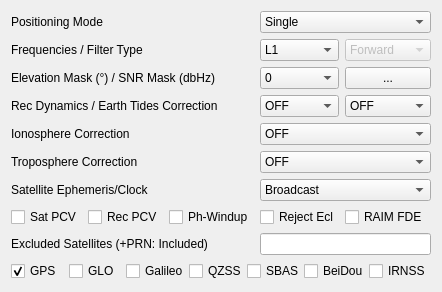
     <widget class="QWidget" name="TabSheet1">
      <property name="toolTip">
       <string/>
      </property>
      <attribute name="title">
       <string>Setting&amp;1</string>
      </attribute>
      <layout class="QGridLayout" name="gridLayout">
       <item row="3" column="0" colspan="6">
        <widget class="QLabel" name="Label3">
         <property name="enabled">
          <bool>true</bool>
         </property>
         <property name="toolTip">
          <string/>
         </property>
         <property name="text">
          <string>Rec Dynamics / Earth Tides Correction</string>
         </property>
        </widget>
       </item>
       <item row="3" column="6" colspan="2">
        <widget class="QComboBox" name="DynamicModel">
         <property name="enabled">
          <bool>true</bool>
         </property>
         <property name="toolTip">
          <string/>
         </property>
         <item>
          <property name="text">
           <string>OFF</string>
          </property>
         </item>
         <item>
          <property name="text">
           <string>ON</string>
          </property>
         </item>
        </widget>
       </item>
       <item row="3" column="8">
        <widget class="QComboBox" name="TideCorr">
         <property name="enabled">
          <bool>true</bool>
         </property>
         <property name="toolTip">
          <string/>
         </property>
         <item>
          <property name="text">
           <string>OFF</string>
          </property>
         </item>
         <item>
          <property name="text">
           <string>Solid</string>
          </property>
         </item>
        </widget>
       </item>
       <item row="4" column="0" colspan="4">
        <widget class="QLabel" name="Label8">
         <property name="enabled">
          <bool>true</bool>
         </property>
         <property name="toolTip">
          <string/>
         </property>
         <property name="text">
          <string>Ionosphere Correction</string>
         </property>
        </widget>
       </item>
       <item row="5" column="0" colspan="4">
        <widget class="QLabel" name="Label9">
         <property name="enabled">
          <bool>true</bool>
         </property>
         <property name="toolTip">
          <string/>
         </property>
         <property name="text">
          <string>Troposphere Correction</string>
         </property>
        </widget>
       </item>
       <item row="5" column="6" colspan="3">
        <widget class="QComboBox" name="TropOpt">
         <property name="enabled">
          <bool>true</bool>
         </property>
         <property name="toolTip">
          <string/>
         </property>
         <item>
          <property name="text">
           <string>OFF</string>
          </property>
         </item>
         <item>
          <property name="text">
           <string>Saastamoinen</string>
          </property>
         </item>
         <item>
          <property name="text">
           <string>SBAS</string>
          </property>
         </item>
         <item>
          <property name="text">
           <string>Estimate ZTD</string>
          </property>
         </item>
         <item>
          <property name="text">
           <string>Estimate ZTD+Grad</string>
          </property>
         </item>
        </widget>
       </item>
       <item row="1" column="6" colspan="2">
        <widget class="QComboBox" name="Freq">
         <property name="enabled">
          <bool>true</bool>
         </property>
         <property name="toolTip">
          <string/>
         </property>
         <item>
          <property name="text">
           <string>L1</string>
          </property>
         </item>
         <item>
          <property name="text">
           <string>L1+L2</string>
          </property>
         </item>
        </widget>
       </item>
       <item row="1" column="8">
        <widget class="QComboBox" name="Solution">
         <property name="enabled">
          <bool>false</bool>
         </property>
         <property name="toolTip">
          <string/>
         </property>
         <item>
          <property name="text">
           <string>Forward</string>
          </property>
         </item>
         <item>
          <property name="text">
           <string>Backward</string>
          </property>
         </item>
         <item>
          <property name="text">
           <string>Combined</string>
          </property>
         </item>
        </widget>
       </item>
       <item row="2" column="0" colspan="6">
        <widget class="QLabel" name="LabelElMask">
         <property name="enabled">
          <bool>true</bool>
         </property>
         <property name="toolTip">
          <string/>
         </property>
         <property name="text">
          <string>Elevation Mask (°) / SNR Mask (dbHz)</string>
         </property>
        </widget>
       </item>
       <item row="4" column="6" colspan="3">
        <widget class="QComboBox" name="IonoOpt">
         <property name="enabled">
          <bool>true</bool>
         </property>
         <property name="toolTip">
          <string/>
         </property>
         <item>
          <property name="text">
           <string>OFF</string>
          </property>
         </item>
         <item>
          <property name="text">
           <string>Broadcast</string>
          </property>
         </item>
         <item>
          <property name="text">
           <string>SBAS</string>
          </property>
         </item>
         <item>
          <property name="text">
           <string>Iono-Free LC</string>
          </property>
         </item>
         <item>
          <property name="text">
           <string>Estimate STEC</string>
          </property>
         </item>
         <item>
          <property name="text">
           <string>IONEX TEC</string>
          </property>
         </item>
         <item>
          <property name="text">
           <string>QZSS Broadcast</string>
          </property>
         </item>
         <item>
          <property name="text">
           <string>QZSS LEX</string>
          </property>
         </item>
        </widget>
       </item>
       <item row="2" column="6" colspan="2">
        <widget class="QComboBox" name="ElMask">
         <property name="enabled">
          <bool>true</bool>
         </property>
         <property name="toolTip">
          <string/>
         </property>
         <item>
          <property name="text">
           <string>0</string>
          </property>
         </item>
         <item>
          <property name="text">
           <string>5</string>
          </property>
         </item>
         <item>
          <property name="text">
           <string>10</string>
          </property>
         </item>
         <item>
          <property name="text">
           <string>15</string>
          </property>
         </item>
         <item>
          <property name="text">
           <string>20</string>
          </property>
         </item>
         <item>
          <property name="text">
           <string>25</string>
          </property>
         </item>
         <item>
          <property name="text">
           <string>30</string>
          </property>
         </item>
         <item>
          <property name="text">
           <string>35</string>
          </property>
         </item>
         <item>
          <property name="text">
           <string>40</string>
          </property>
         </item>
         <item>
          <property name="text">
           <string>45</string>
          </property>
         </item>
         <item>
          <property name="text">
           <string>50</string>
          </property>
         </item>
         <item>
          <property name="text">
           <string>55</string>
          </property>
         </item>
         <item>
          <property name="text">
           <string>60</string>
          </property>
         </item>
         <item>
          <property name="text">
           <string>65</string>
          </property>
         </item>
         <item>
          <property name="text">
           <string>70</string>
          </property>
         </item>
        </widget>
       </item>
       <item row="6" column="0" colspan="4">
        <widget class="QLabel" name="Label32">
         <property name="enabled">
          <bool>true</bool>
         </property>
         <property name="toolTip">
          <string/>
         </property>
         <property name="text">
          <string>Satellite Ephemeris/Clock</string>
         </property>
        </widget>
       </item>
       <item row="2" column="8">
        <widget class="QPushButton" name="BtnSnrMask">
         <property name="enabled">
          <bool>true</bool>
         </property>
         <property name="toolTip">
          <string/>
         </property>
         <property name="text">
          <string>...</string>
         </property>
        </widget>
       </item>
       <item row="0" column="6" colspan="3">
        <widget class="QComboBox" name="PosMode">
         <property name="enabled">
          <bool>true</bool>
         </property>
         <property name="toolTip">
          <string/>
         </property>
         <item>
          <property name="text">
           <string>Single</string>
          </property>
         </item>
         <item>
          <property name="text">
           <string>DGPS/DGNSS</string>
          </property>
         </item>
         <item>
          <property name="text">
           <string>Kinematic</string>
          </property>
         </item>
         <item>
          <property name="text">
           <string>Static</string>
          </property>
         </item>
         <item>
          <property name="text">
           <string>Moving-Base</string>
          </property>
         </item>
         <item>
          <property name="text">
           <string>Fixed</string>
          </property>
         </item>
         <item>
          <property name="text">
           <string>PPP Kinematic</string>
          </property>
         </item>
         <item>
          <property name="text">
           <string>PPP Static</string>
          </property>
         </item>
         <item>
          <property name="text">
           <string>PPP Fixed</string>
          </property>
         </item>
        </widget>
       </item>
       <item row="1" column="0" colspan="4">
        <widget class="QLabel" name="LabelFreq">
         <property name="enabled">
          <bool>true</bool>
         </property>
         <property name="toolTip">
          <string/>
         </property>
         <property name="text">
          <string>Frequencies / Filter Type</string>
         </property>
        </widget>
       </item>
       <item row="6" column="6" colspan="3">
        <widget class="QComboBox" name="SatEphem">
         <property name="enabled">
          <bool>true</bool>
         </property>
         <property name="toolTip">
          <string/>
         </property>
         <item>
          <property name="text">
           <string>Broadcast</string>
          </property>
         </item>
         <item>
          <property name="text">
           <string>Precise</string>
          </property>
         </item>
         <item>
          <property name="text">
           <string>Broadcast+SBAS</string>
          </property>
         </item>
         <item>
          <property name="text">
           <string>Broadcast+SSR APC</string>
          </property>
         </item>
         <item>
          <property name="text">
           <string>Broadcast+SSR CoM</string>
          </property>
         </item>
         <item>
          <property name="text">
           <string>QZSS LEX</string>
          </property>
         </item>
        </widget>
       </item>
       <item row="7" column="0" colspan="2">
        <widget class="QCheckBox" name="PosOpt1">
         <property name="toolTip">
          <string/>
         </property>
         <property name="text">
          <string>Sat PCV</string>
         </property>
         <property name="checked">
          <bool>false</bool>
         </property>
        </widget>
       </item>
       <item row="7" column="2" colspan="2">
        <widget class="QCheckBox" name="PosOpt2">
         <property name="toolTip">
          <string/>
         </property>
         <property name="text">
          <string>Rec PCV</string>
         </property>
         <property name="checked">
          <bool>false</bool>
         </property>
        </widget>
       </item>
       <item row="7" column="4" colspan="2">
        <widget class="QCheckBox" name="PosOpt3">
         <property name="toolTip">
          <string/>
         </property>
         <property name="text">
          <string>Ph-Windup</string>
         </property>
         <property name="checked">
          <bool>false</bool>
         </property>
        </widget>
       </item>
       <item row="7" column="6" colspan="2">
        <widget class="QCheckBox" name="PosOpt4">
         <property name="toolTip">
          <string/>
         </property>
         <property name="text">
          <string>Reject Ecl</string>
         </property>
         <property name="checked">
          <bool>false</bool>
         </property>
        </widget>
       </item>
       <item row="7" column="8">
        <widget class="QCheckBox" name="PosOpt5">
         <property name="toolTip">
          <string/>
         </property>
         <property name="text">
          <string>RAIM FDE</string>
         </property>
         <property name="checked">
          <bool>false</bool>
         </property>
        </widget>
       </item>
       <item row="8" column="0" colspan="6">
        <widget class="QLabel" name="Label35">
         <property name="enabled">
          <bool>true</bool>
         </property>
         <property name="toolTip">
          <string/>
         </property>
         <property name="text">
          <string>Excluded Satellites (+PRN: Included)</string>
         </property>
        </widget>
       </item>
       <item row="0" column="0" colspan="3">
        <widget class="QLabel" name="LabelPosMode">
         <property name="enabled">
          <bool>true</bool>
         </property>
         <property name="toolTip">
          <string/>
         </property>
         <property name="text">
          <string>Positioning Mode</string>
         </property>
        </widget>
       </item>
       <item row="8" column="6" colspan="3">
        <widget class="QLineEdit" name="ExSatsE">
         <property name="enabled">
          <bool>true</bool>
         </property>
         <property name="toolTip">
          <string/>
         </property>
         <property name="text">
          <string/>
         </property>
        </widget>
       </item>
       <item row="9" column="0" colspan="9">
        <widget class="QWidget" name="widget_2" native="true">
         <property name="sizePolicy">
          <sizepolicy hsizetype="Preferred" vsizetype="Fixed">
           <horstretch>0</horstretch>
           <verstretch>0</verstretch>
          </sizepolicy>
         </property>
         <layout class="QHBoxLayout" name="horizontalLayout_2">
          <property name="spacing">
           <number>0</number>
          </property>
          <property name="leftMargin">
           <number>0</number>
          </property>
          <property name="topMargin">
           <number>0</number>
          </property>
          <property name="rightMargin">
           <number>0</number>
          </property>
          <property name="bottomMargin">
           <number>0</number>
          </property>
          <item>
           <widget class="QCheckBox" name="NavSys1">
            <property name="toolTip">
             <string/>
            </property>
            <property name="text">
             <string>GPS</string>
            </property>
            <property name="checked">
             <bool>true</bool>
            </property>
           </widget>
          </item>
          <item>
           <widget class="QCheckBox" name="NavSys2">
            <property name="toolTip">
             <string/>
            </property>
            <property name="text">
             <string>GLO</string>
            </property>
            <property name="checked">
             <bool>false</bool>
            </property>
           </widget>
          </item>
          <item>
           <widget class="QCheckBox" name="NavSys3">
            <property name="toolTip">
             <string/>
            </property>
            <property name="text">
             <string>Galileo</string>
            </property>
            <property name="checked">
             <bool>false</bool>
            </property>
           </widget>
          </item>
          <item>
           <widget class="QCheckBox" name="NavSys4">
            <property name="toolTip">
             <string/>
            </property>
            <property name="text">
             <string>QZSS</string>
            </property>
            <property name="checked">
             <bool>false</bool>
            </property>
           </widget>
          </item>
          <item>
           <widget class="QCheckBox" name="NavSys5">
            <property name="toolTip">
             <string/>
            </property>
            <property name="text">
             <string>SBAS</string>
            </property>
            <property name="checked">
             <bool>false</bool>
            </property>
           </widget>
          </item>
          <item>
           <widget class="QCheckBox" name="NavSys6">
            <property name="toolTip">
             <string/>
            </property>
            <property name="text">
             <string>BeiDou</string>
            </property>
            <property name="checked">
             <bool>false</bool>
            </property>
           </widget>
          </item>
          <item>
           <widget class="QCheckBox" name="NavSys7">
            <property name="text">
             <string>IRNSS</string>
            </property>
           </widget>
          </item>
         </layout>
        </widget>
       </item>
      </layout>
     </widget>
